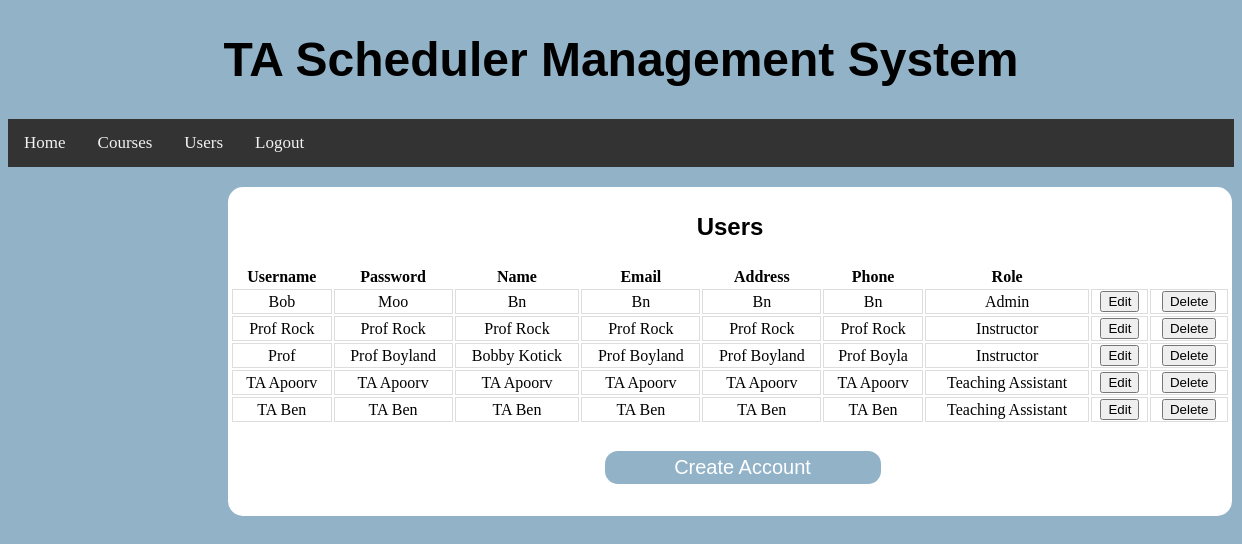
The app's page /users/ (signed in), older data.
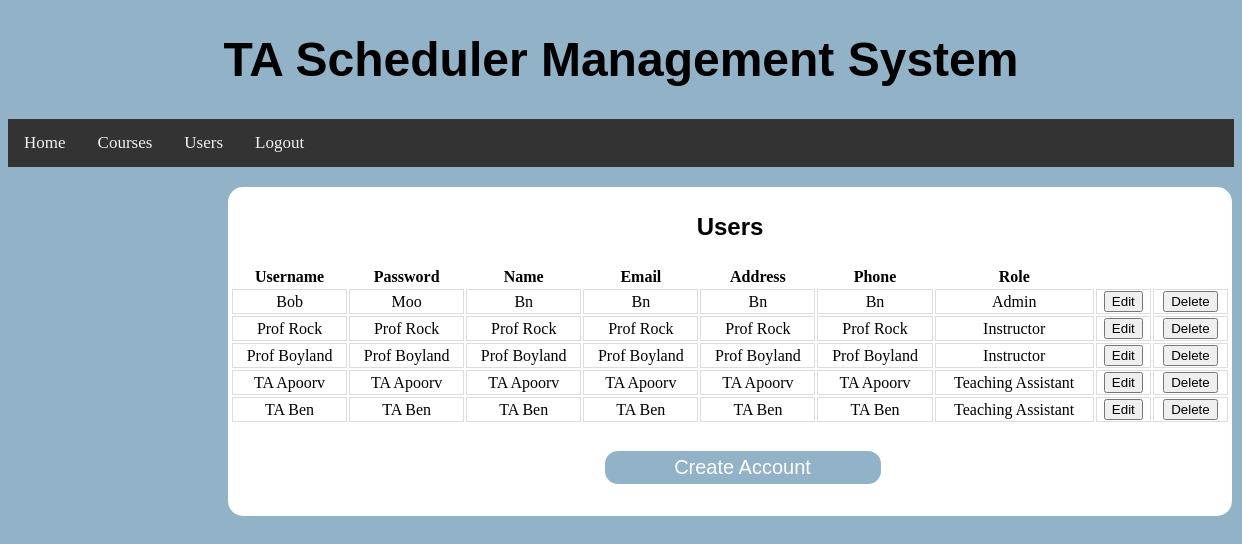
The same page, newer data.
### BackendWork/models.py (models this page shows, shortened)
class MyUser(models.Model):
    ROLE_CHOICES = (('Teaching Assistant', 'TEACHING_ASSISTANT'), ('Instructor', 'INSTRUCTOR'), ('Admin', 'ADMIN'))
    username = models.CharField(max_length=20, unique=True)
    password = models.CharField(max_length=20)
    name = models.CharField(max_length=20)
    email = models.CharField(max_length=20)
    address = models.CharField(max_length=72)
    phone = models.CharField(max_length=10)
    role = models.CharField(max_length=30, choices=ROLE_CHOICES, default='Teaching Assistant')
    assignedClasses = models.ManyToManyField(ClassList, null=True)

### BackendWork/views.py (the view, shortened to what this page needs)
# urls.py: path("users/", Users.as_view()),
class Users(View):
    def get(self, request):
        try:
            request.session["user"]
        except:
            return redirect("/")
        return render(request, "users.html", {'sessionUser': MyUser.objects.get(username=request.session["user"]),
                                              'users': MyUser.objects.all()})

### templates/users.html (shortened to what this page needs)
{% load static %}
<!DOCTYPE html>
<html lang="en">
<head>
    <link rel="stylesheet" type="text/css" href="{% static 'css/users.css' %}"/>
</head>
<div class="navContainer">
    <header class="header">
        <h1><a>TA Scheduler Management System</a></h1>
    </header>
    <div class="navigation">
        <li><a href="/home/">Home</a></li>
        <li><a href="/courses/">Courses</a></li>
        <li><a href="/users/">Users</a></li>
        <li><a href="/">Logout</a></li>
    </div>
</div>
<body>
<div class="container">
    <p class=header>Users</p>
    <div class="containerbox">
        <table>
            <tr>
                <th>Username</th>
                <th>Password</th>
                <th>Name</th>
                <th>Email</th>
                <th>Address</th>
                <th>Phone</th>
                <th>Role</th>
            </tr>
            <tr>
                {% for i in users %}
                     {% if editingUser == i.username %}
                         <form action="" method="post">
                         {% csrf_token %}
                             <td><input name="username" placeholder="{{ i.username }}"></td>
                             <td><input name="password" placeholder="{{ i.password }}"></td>
                             <td><input name="name" placeholder="{{ i.name }}"></td>
                             <td><input name="email" placeholder="{{ i.email }}"></td>
                             <td><input name="address" placeholder="{{ i.address }}"></td>
                             <td><input name="phone" placeholder="{{ i.phone }}"></td>
                             <td><select name="role" class="dropdownMenu">
                                 {% if i.role == 'Admin' %}
                                 <option value="Admin" selected>Admin</option>
                                 {% else %}
                                 <option value="Admin">Admin</option>
                                 {% endif %}
                                 {% if i.role == 'Instructor' %}
                                 <option value="Instructor" selected>Instructor</option>
                                     {% else %}
                                 <option value="Instructor">Instructor</option>
                                 {% endif %}
                                 {% if i.role == 'Teaching Assistant' %}
                                 <option value="Teaching Assistant" selected>Teaching Assistant</option>
                                     {% else %}
                                 <option value="Teaching Assistant">Teaching Assistant</option>
                                 {% endif %}
                             </select>
                            </td>
                             <td>
                                 <button name="saveEditUser" value="{{ i.username }}">Save</button>
                         </form>
                         <td>
                             <a href="/users/">
                                 <button>Cancel</button>
                             </a>
                         </td>
                    </td>
                    {% else %}
                         <td>{{ i.username }}</td>
                         <td>{{ i.password }}</td>
                         <td>{{ i.name }}</td>
                         <td>{{ i.email }}</td>
                         <td>{{ i.address }}</td>
                         <td>{{ i.phone }}</td>
                         <td>{{ i.role }}</td>
                         <td>
                             <form action="" method="post">
                                 <button name="editUser" value="{{ i.username }}">Edit</button>
                             </form>
                         </td>
                     {% endif %}
                    <form action="" method="post">
                    <td>
                        <button name="deleteUser" value="{{ i.username }}">Delete</button>
                    </td>
                    </form>
            </tr>
                {% endfor %}
        </table>
    </div>
        <div class="submit-button">
            <a href="../createAccount/"><button name="createAccountSubmit">Create Account</button></a>
        </div>
</div>
</body>
</html>

### TAScheduler/static/css/users.css (style rules this page uses)
html { background: rgb(145, 178, 199); }
.navigation { list-style-type: none; background-color: #333; position: sticky; width: 100%; overflow: auto; }
.navigation li a { float: left; color: #f2f2f2; text-align: center; padding: 14px 16px; text-decoration: none; font-size: 17px; background-color: #333; }
.header { font-family: 'Ubuntu', sans-serif; font-weight: bold; font-size: 24px; text-align: center; }
.th, td { border-bottom: 1px solid #ddd; border-left: 1px solid #ddd; border-top: 1px solid #ddd; border-right: 1px solid #ddd; }
.container { margin-top: 20px; width: 1000px; height: 325px; flex-direction: row; justify-content: center; align-items: center; margin-bottom: 6px; margin-left: 220px; border: 2px solid White; border-radius: 15px; background: white; text-align: center; }
.containerbox { display: grid; width: 1000px; gap: 50px; }
.submit-button { display: flex; flex-direction: column; margin-top: 25px; }
.submit-button button { font-size: 20px; padding: 5px 15px; border: 2px solid; border-radius: 15px; color: white; background: #91B2C7; width: 280px; cursor: pointer; margin-left: 25px; }

Row changes from the older to the newer data that the page shows:
changed MyUser "Prof Boyland": username "Prof" → "Prof Boyland"; name "Bobby Kotick" → "Prof Boyland"; phone "Prof Boyla" → "Prof Boyland"
